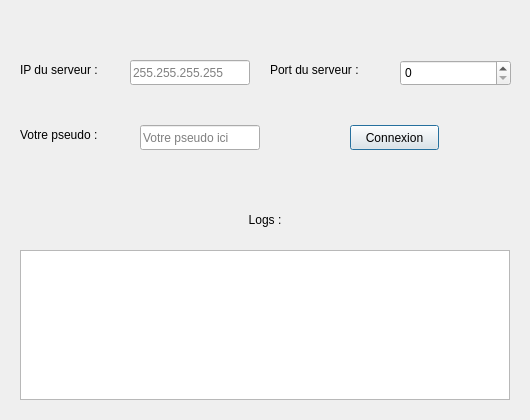
<?xml version="1.0" encoding="UTF-8"?>
<ui version="4.0">
 <class>fenetreConnexion</class>
 <widget class="QDialog" name="fenetreConnexion">
  <property name="geometry">
   <rect>
    <x>0</x>
    <y>0</y>
    <width>530</width>
    <height>420</height>
   </rect>
  </property>
  <property name="windowTitle">
   <string>Dialog</string>
  </property>
  <widget class="QWidget" name="widget" native="true">
   <property name="geometry">
    <rect>
     <x>10</x>
     <y>10</y>
     <width>510</width>
     <height>400</height>
    </rect>
   </property>
   <widget class="QSpinBox" name="boxPort">
    <property name="geometry">
     <rect>
      <x>390</x>
      <y>50</y>
      <width>111</width>
      <height>26</height>
     </rect>
    </property>
    <property name="maximum">
     <number>100000</number>
    </property>
   </widget>
   <widget class="QLineEdit" name="boxIp">
    <property name="geometry">
     <rect>
      <x>120</x>
      <y>50</y>
      <width>120</width>
      <height>25</height>
     </rect>
    </property>
    <property name="inputMask">
     <string/>
    </property>
    <property name="text">
     <string/>
    </property>
    <property name="readOnly">
     <bool>false</bool>
    </property>
    <property name="placeholderText">
     <string>255.255.255.255</string>
    </property>
   </widget>
   <widget class="QPushButton" name="boutonConnexion">
    <property name="geometry">
     <rect>
      <x>340</x>
      <y>115</y>
      <width>89</width>
      <height>25</height>
     </rect>
    </property>
    <property name="text">
     <string>Connexion</string>
    </property>
   </widget>
   <widget class="QLabel" name="label">
    <property name="geometry">
     <rect>
      <x>10</x>
      <y>35</y>
      <width>100</width>
      <height>50</height>
     </rect>
    </property>
    <property name="text">
     <string>IP du serveur :</string>
    </property>
   </widget>
   <widget class="QLabel" name="label_2">
    <property name="geometry">
     <rect>
      <x>260</x>
      <y>35</y>
      <width>120</width>
      <height>50</height>
     </rect>
    </property>
    <property name="text">
     <string>Port du serveur :</string>
    </property>
   </widget>
   <widget class="QLabel" name="label_3">
    <property name="geometry">
     <rect>
      <x>10</x>
      <y>100</y>
      <width>100</width>
      <height>50</height>
     </rect>
    </property>
    <property name="text">
     <string>Votre pseudo :</string>
    </property>
   </widget>
   <widget class="QLineEdit" name="boxPseudo">
    <property name="geometry">
     <rect>
      <x>130</x>
      <y>115</y>
      <width>120</width>
      <height>25</height>
     </rect>
    </property>
    <property name="placeholderText">
     <string>Votre pseudo ici</string>
    </property>
   </widget>
   <widget class="QTextEdit" name="displayMessage">
    <property name="geometry">
     <rect>
      <x>10</x>
      <y>240</y>
      <width>490</width>
      <height>150</height>
     </rect>
    </property>
   </widget>
   <widget class="QLabel" name="label_4">
    <property name="geometry">
     <rect>
      <x>10</x>
      <y>190</y>
      <width>490</width>
      <height>40</height>
     </rect>
    </property>
    <property name="text">
     <string>Logs :</string>
    </property>
    <property name="scaledContents">
     <bool>false</bool>
    </property>
    <property name="alignment">
     <set>Qt::AlignCenter</set>
    </property>
    <property name="wordWrap">
     <bool>false</bool>
    </property>
   </widget>
  </widget>
 </widget>
 <resources/>
 <connections/>
</ui>
